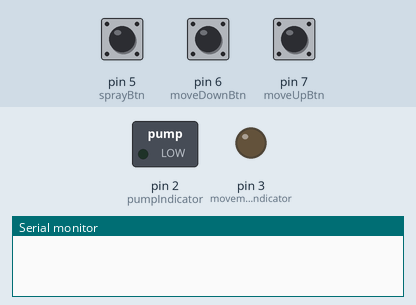
This sketch was run on a simulated Arduino Uno, built with avr-gcc and run on an emulated ATmega328P. On the bench: switched loads named in the sketch (green lamp = pin HIGH), output pins drawn as LEDs (lit = HIGH), the last lines printed to the serial monitor. The inputs (shaded band) are chosen by the test bench; at power-on: pin 5 (sprayBtn) HIGH, pin 6 (moveDownBtn) HIGH, pin 7 (moveUpBtn) HIGH.

Above: at 1.2 s.
1.3 s: pin 5 (sprayBtn) pulled LOW for 0.15 s
At 1.37 s:
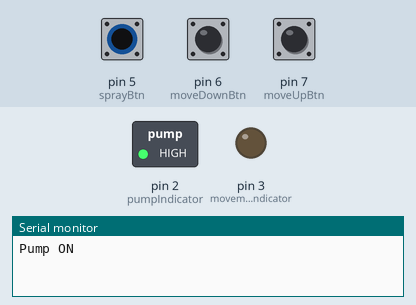
2.9 s: pin 6 (moveDownBtn) pulled LOW for 0.15 s
At 2.97 s:
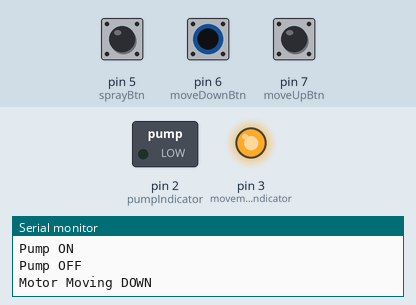
4.5 s: pin 7 (moveUpBtn) pulled LOW for 0.15 s
At 5.2 s:
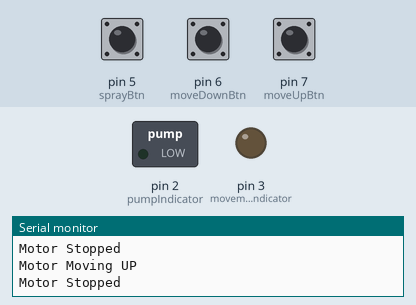
6.1 s: pin 7 (moveUpBtn) pulled LOW for 3.2 s
At 6.9 s:
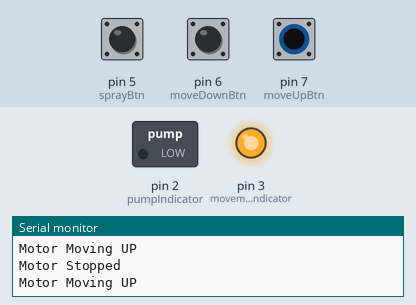
10.8 s: pin 5 (sprayBtn) pulled LOW for 3.2 s
At 11.6 s:
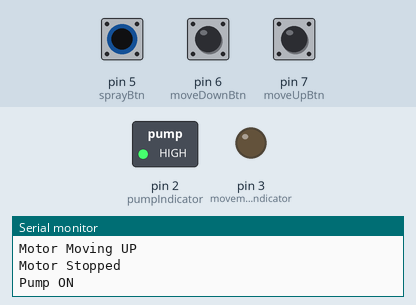
15.5 s: pin 5 (sprayBtn) driven LOW and pin 6 (moveDownBtn) driven LOW
At 16.4 s:
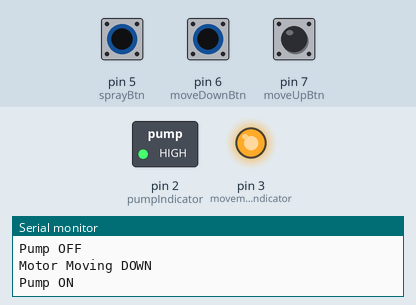
Timing chart, 0 to 18.0 s (numbered marks = the images above; inputs shaded):
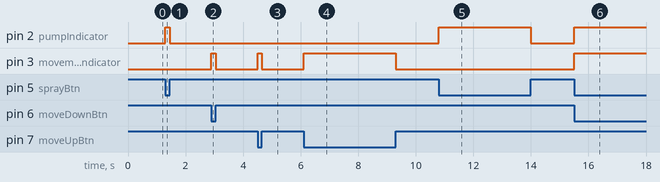

The sketch:

remote-led-indicators.ino
```cpp
// -- remove inputs
#define moveUpBtn 7
#define moveDownBtn 6
#define sprayBtn 5

// -- signal indicators
#define movementIndicator 3
#define pumpIndicator 2

int lastUpState = HIGH;
int lastDownState = HIGH;
int lastSprayState = HIGH;

void setup() {
  pinMode(moveUpBtn, INPUT_PULLUP);
  pinMode(moveDownBtn, INPUT_PULLUP);
  pinMode(sprayBtn, INPUT_PULLUP);

  pinMode(movementIndicator, OUTPUT);
  pinMode(pumpIndicator, OUTPUT);

  Serial.begin(9600);
}

void loop() {
  int upState = digitalRead(moveUpBtn);
  int downState = digitalRead(moveDownBtn);
  int sprayState = digitalRead(sprayBtn);

  if (upState == LOW && lastUpState == HIGH) {
    doMoveUp();
  } else if (downState == LOW && lastDownState == HIGH) {
    doMoveDown();
  } else if (upState == HIGH && downState == HIGH && (lastUpState == LOW || lastDownState == LOW)) {
    stopMovement();
  }

  if (sprayState == LOW && lastSprayState == HIGH) {
    pumpOn();
  } else if (sprayState == HIGH && lastSprayState == LOW) {
    pumpOff();
  }

  lastUpState = upState;
  lastDownState = downState;
  lastSprayState = sprayState;
}

void doMoveUp() {
  digitalWrite(movementIndicator, HIGH);
  Serial.println("Motor Moving UP");
}

void doMoveDown() {
  digitalWrite(movementIndicator, HIGH);
  Serial.println("Motor Moving DOWN");
}

void stopMovement() {
  digitalWrite(movementIndicator, LOW);
  Serial.println("Motor Stopped");
}

void pumpOn() {
  digitalWrite(pumpIndicator, HIGH);
  Serial.println("Pump ON");
}

void pumpOff() {
  digitalWrite(pumpIndicator, LOW);
  Serial.println("Pump OFF");
}
```

Measured:
- after the input at 1.3 s, pin 2 (pumpIndicator): LOW → HIGH at once, → LOW 0.15 s later
- after the input at 2.9 s, pin 3 (movementIndicator): LOW → HIGH at once, → LOW 0.15 s later
- after the input at 4.5 s, pin 3 (movementIndicator): LOW → HIGH at once, → LOW 0.15 s later
- after the input at 6.1 s, pin 3 (movementIndicator): LOW → HIGH at once, → LOW 3.2 s later
- after the input at 10.8 s, pin 2 (pumpIndicator): LOW → HIGH at once, → LOW 3.2 s later
- after the input at 15.5 s, pin 2 (pumpIndicator), pin 3 (movementIndicator): LOW → HIGH at once
